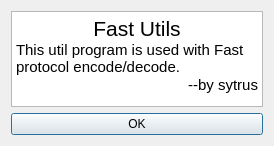
<?xml version="1.0" encoding="UTF-8"?>
<ui version="4.0">
 <class>Dialog</class>
 <widget class="QDialog" name="Dialog">
  <property name="geometry">
   <rect>
    <x>0</x>
    <y>0</y>
    <width>274</width>
    <height>146</height>
   </rect>
  </property>
  <property name="windowTitle">
   <string>About</string>
  </property>
  <layout class="QVBoxLayout" name="verticalLayout">
   <item>
    <widget class="QTextEdit" name="textEdit">
     <property name="readOnly">
      <bool>true</bool>
     </property>
     <property name="html">
      <string>&lt;!DOCTYPE HTML PUBLIC &quot;-//W3C//DTD HTML 4.0//EN&quot; &quot;http://www.w3.org/TR/REC-html40/strict.dtd&quot;&gt;
&lt;html&gt;&lt;head&gt;&lt;meta name=&quot;qrichtext&quot; content=&quot;1&quot; /&gt;&lt;style type=&quot;text/css&quot;&gt;
p, li { white-space: pre-wrap; }
&lt;/style&gt;&lt;/head&gt;&lt;body style=&quot; font-family:'Ubuntu Condensed,'; font-size:11pt; font-weight:400; font-style:normal;&quot;&gt;
&lt;p align=&quot;center&quot; style=&quot; margin-top:0px; margin-bottom:0px; margin-left:0px; margin-right:0px; -qt-block-indent:0; text-indent:0px;&quot;&gt;&lt;span style=&quot; font-family:'Ubuntu Condensed,'; font-size:16pt;&quot;&gt;Fast Utils&lt;/span&gt;&lt;/p&gt;
&lt;p style=&quot; margin-top:0px; margin-bottom:0px; margin-left:0px; margin-right:0px; -qt-block-indent:0; text-indent:0px;&quot;&gt;&lt;span style=&quot; font-family:'Ubuntu Condensed,';&quot;&gt;This util program is used with Fast protocol encode/decode.&lt;/span&gt;&lt;/p&gt;
&lt;p align=&quot;right&quot; style=&quot; margin-top:0px; margin-bottom:0px; margin-left:0px; margin-right:0px; -qt-block-indent:0; text-indent:0px;&quot;&gt;&lt;span style=&quot; font-family:'Ubuntu Condensed,';&quot;&gt;--by sytrus&lt;/span&gt;&lt;/p&gt;&lt;/body&gt;&lt;/html&gt;</string>
     </property>
     <property name="textInteractionFlags">
      <set>Qt::NoTextInteraction</set>
     </property>
    </widget>
   </item>
   <item>
    <widget class="QPushButton" name="pushButton">
     <property name="text">
      <string>OK</string>
     </property>
    </widget>
   </item>
  </layout>
 </widget>
 <resources/>
 <connections>
  <connection>
   <sender>pushButton</sender>
   <signal>clicked()</signal>
   <receiver>Dialog</receiver>
   <slot>close()</slot>
   <hints>
    <hint type="sourcelabel">
     <x>311</x>
     <y>104</y>
    </hint>
    <hint type="destinationlabel">
     <x>180</x>
     <y>104</y>
    </hint>
   </hints>
  </connection>
 </connections>
</ui>
